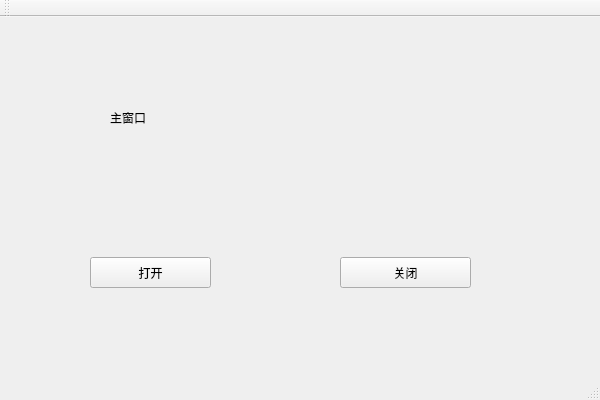
<?xml version="1.0" encoding="UTF-8"?>
<ui version="4.0">
 <class>MainWindowClass</class>
 <widget class="QMainWindow" name="MainWindowClass">
  <property name="geometry">
   <rect>
    <x>0</x>
    <y>0</y>
    <width>600</width>
    <height>400</height>
   </rect>
  </property>
  <property name="windowTitle">
   <string>MainWindow</string>
  </property>
  <widget class="QWidget" name="centralWidget">
   <widget class="QPushButton" name="showButton">
    <property name="geometry">
     <rect>
      <x>90</x>
      <y>240</y>
      <width>121</width>
      <height>31</height>
     </rect>
    </property>
    <property name="text">
     <string>打开</string>
    </property>
   </widget>
   <widget class="QPushButton" name="closeButton">
    <property name="geometry">
     <rect>
      <x>340</x>
      <y>240</y>
      <width>131</width>
      <height>31</height>
     </rect>
    </property>
    <property name="text">
     <string>关闭</string>
    </property>
   </widget>
   <widget class="QLabel" name="label">
    <property name="geometry">
     <rect>
      <x>110</x>
      <y>70</y>
      <width>121</width>
      <height>61</height>
     </rect>
    </property>
    <property name="text">
     <string>主窗口</string>
    </property>
   </widget>
  </widget>
  <widget class="QMenuBar" name="menuBar">
   <property name="geometry">
    <rect>
     <x>0</x>
     <y>0</y>
     <width>600</width>
     <height>17</height>
    </rect>
   </property>
  </widget>
  <widget class="QToolBar" name="mainToolBar">
   <attribute name="toolBarArea">
    <enum>TopToolBarArea</enum>
   </attribute>
   <attribute name="toolBarBreak">
    <bool>false</bool>
   </attribute>
  </widget>
  <widget class="QStatusBar" name="statusBar"/>
 </widget>
 <layoutdefault spacing="6" margin="11"/>
 <resources>
  <include location="MainWindow.qrc"/>
 </resources>
 <connections/>
</ui>
